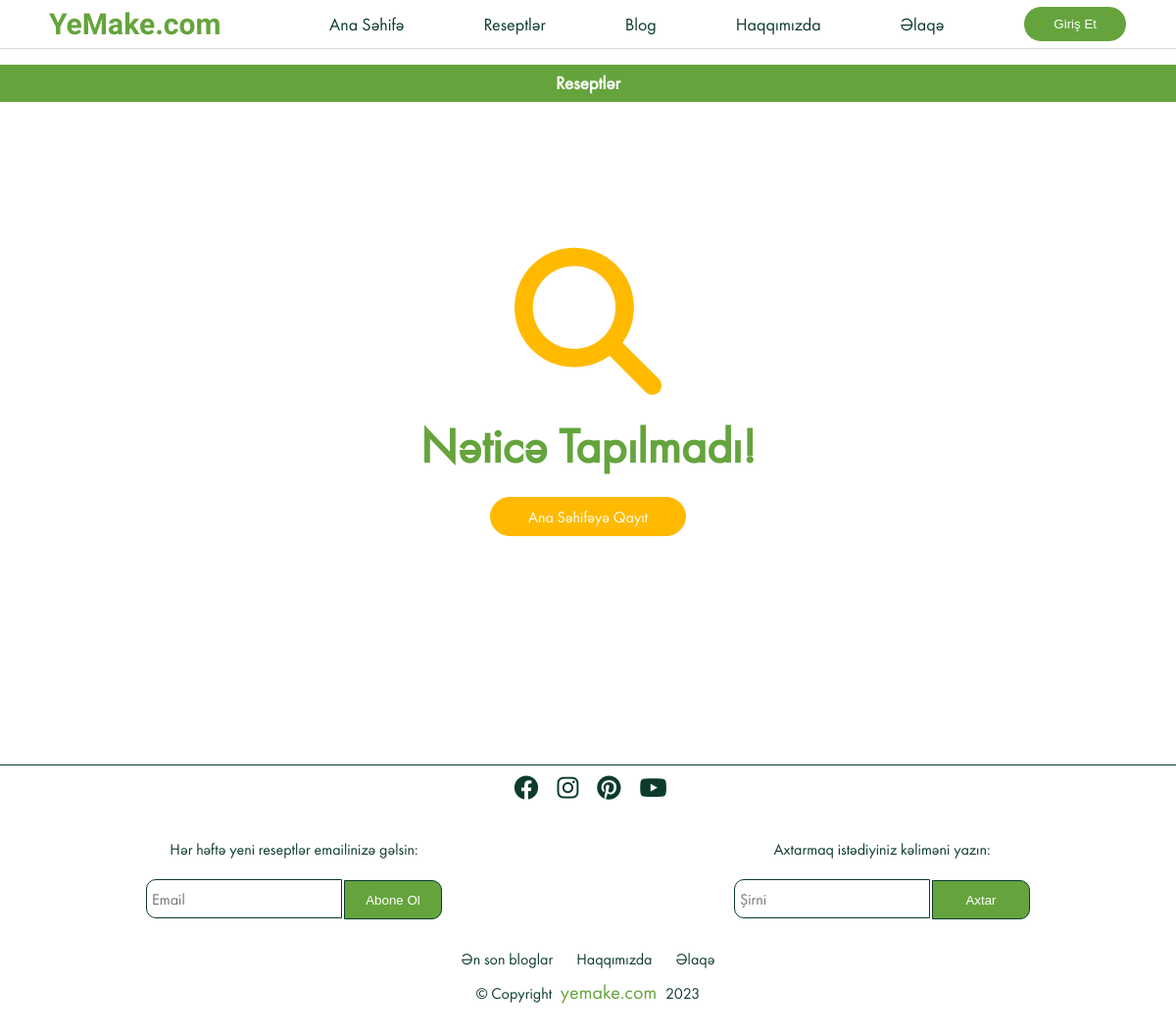
Before: /video-filter/ with the older database file.
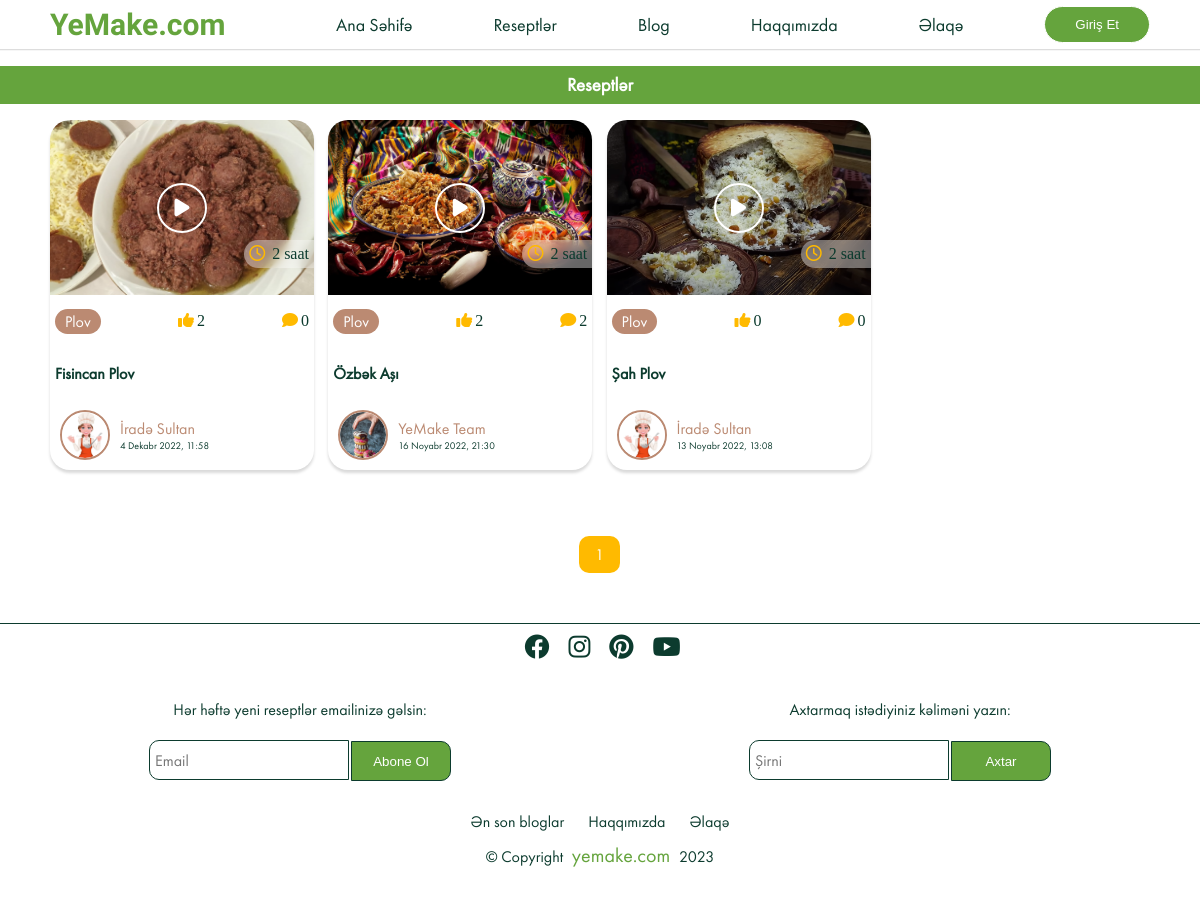
After: the same page with the newer database file.
### recipes/models.py (models this page shows, shortened)
class Blog(models.Model):
    sn = 'saniyə'
    deq = 'dəqiqə'
    s = 'saat'
    g = 'gün'
    TIME_CHOICES = [
        (sn, "saniyə"),
        (deq, 'dəqiqə'),
        (s, 'saat'),
        (g, 'gün'),
    ]
    title = models.CharField(verbose_name="Başlıq",max_length=1500)
    description = QuillField(verbose_name="Açıqlama")
    image=models.ImageField(verbose_name="Şəkil",null=True, blank=True, default='Recipes/default.jpg', upload_to='Recipes')
    isActive=models.BooleanField(verbose_name="Aktivlik",default=False)
    category= models.ForeignKey(Category,verbose_name="Kateqoriya", on_delete=models.CASCADE)
    slug=models.SlugField(editable=False, verbose_name="Slug", null=True, unique=True)
    cook_time=models.IntegerField(verbose_name="Bişirilmə Vaxtı",null=True)
    time=models.CharField(verbose_name="Zaman Ölçüsü",max_length=10, choices=TIME_CHOICES, default=deq, null=True)
    created=models.DateTimeField("Yaradılma Vaxtı",auto_now_add=True, null=True)
    youtube_link=EmbedVideoField("Youtube Linki",null=True, blank=True)
    owner=models.ForeignKey(Profile,verbose_name="Postu Paylaşan", null=True, on_delete=models.SET_NULL)
    class Meta:
        ordering= ["-created"]
        verbose_name="Resept"
        verbose_name_plural="Reseptlər"

class Category(models.Model):
    title=models.CharField(max_length=250)
    image=models.ImageField(null=True,upload_to='Category')
    slug=models.SlugField(editable=False, verbose_name="Slug", null=True, unique=True)
    class Meta:
        verbose_name="Kateqoriya"
        verbose_name_plural="Kateqoriyalar"

class Vote(models.Model):
    owner=models.ForeignKey(Profile, on_delete=models.CASCADE, null=True)
    recipe = models.ForeignKey(Blog, on_delete=models.CASCADE)
    class Meta:
        unique_together=[["owner", "recipe"]]
        verbose_name="Bəyənmə"
        verbose_name_plural="Bəyənmələr"

class Review(models.Model):
    owner=models.ForeignKey(Profile, on_delete=models.CASCADE, null=True)
    recipe = models.ForeignKey(Blog ,on_delete=models.CASCADE)
    body=models.TextField(null=True,blank=False)
    created=models.DateTimeField(auto_now_add=True)
    class Meta:
        ordering=["-created"]
        verbose_name="Şərh"
        verbose_name_plural="Şərhlər"

### users/models.py (models this page shows, shortened)
class Profile(models.Model):
    user=models.OneToOneField(User, on_delete=models.CASCADE, null=True )
    username=models.CharField(max_length=100, null=True, blank=True)
    name=models.CharField(max_length=200, null=True, blank=True)
    email=models.EmailField(max_length=200,null=True,blank=True, unique=True)
    short_info=models.CharField(max_length=200, null=True, blank=True)
    profile_image=models.ImageField(upload_to='Users', null=True, blank=True,default='Users/user-default.jpg')
    cover_image=models.ImageField(upload_to='Users', blank=True, null=True, default='Users/cover.webp')
    slug=models.SlugField( verbose_name="Slug", null=True, unique=True)

### recipes/views.py (the view)
# urls.py: path('video-filter/',views.video_filter, name="recipe-video"),
def video_filter(request):
    video=Blog.objects.filter(youtube_link__isnull=False)
    if video:
        blogs, custom_range=Paginations(request, video)
    else:
        blogs=""
        custom_range=""
    context={
        "blog":blogs,
        "custom_range":custom_range
    }
    return render(request, "recipes/recipes.html",context)

### templates/recipes/recipes.html (shortened to what this page needs)
{% extends 'base.html' %}
{% load static %}
{% block css %}
<link rel="stylesheet" href='{% static '/css/index.css' %}?{% now "U" %}'>
{% endblock  %}
{% block content %}
<h3 class='title'>Reseptlər</h3>
<div class="cards padding-x">
    {% if blog %}
    {% for blog in blog  %}
    {% if blog.isActive %}
    <div class="card">
        {% include 'partials/__recipecard.html' %}
    </div>
    {% endif %}
    {% endfor %}
    {% else %}
    <div class="notfound">
        <p><i class="fa-solid fa-magnifying-glass"></i></p>
        <h1>Nəticə Tapılmadı!</h1>
        <a href="{% url 'index' %}" class="back">Ana Səhifəyə Qayıt</a>
    </div>
    {% endif %}
</div>
{% include "partials/__paginations.html" %}
{% endblock  %}

### templates/base.html (shortened to what this page needs)
{% load static %}
<!DOCTYPE html>
<html lang="az">
<head>
    <link rel="stylesheet" href="https://cdnjs.cloudflare.com/ajax/libs/font-awesome/6.1.2/css/all.min.css"
 />
    <link href="https://unpkg.com/pattern.css" rel="stylesheet">
    <link rel="stylesheet" href="//cdn.jsdelivr.net/npm/alertifyjs@1.13.1/build/css/alertify.min.css" />
    <link rel="stylesheet" href="//cdn.jsdelivr.net/npm/alertifyjs@1.13.1/build/css/themes/default.min.css" />
    <link rel="stylesheet" href='{% static '/css/style.css' %}?{% now "U" %}'>
    {% block css %}{% endblock css %}
</head>
<body class="bg">
    <nav class="padding-x">
        <div class="logo">
            <a href="{% url 'index' %}">
                YeMake.com
            </a>
        </div>
        <ul class="nav-links">
            <li><a href="{% url 'index' %}">Ana Səhifə</a></li>
            <li><a href="{% url 'recipes' %}">Reseptlər</a></li>
            <li><a href="{% url 'blogs' %}">Blog</a></li>
            <li><a href="{% url 'aboutus' %}">Haqqımızda</a></li>
            <li><a href="{% url 'contact' %}">Əlaqə</a></li>
            {% if request.user.is_authenticated  %}
            <li class="notification-bell">
                <div class="notifications">
                    <lord-icon src="https://cdn.lordicon.com/psnhyobz.json" trigger="hover" colors="primary:#ffba00"
                        style="width:32px;height:32px">
                    </lord-icon>
                    <div class="count notification-count">
                        {% if not_count < 10 %}
                        {{not_count}}
                        {% else %}
                        9+
                        {% endif %}
                    </div>
                </div>
            </li>
            <div class="dropdown-notification ">
                <ul>
                    {% if push or active_recipe or active_blog %}
                    {% for recipe in active_recipe %}
                    <a href="{% url 'blogdetails' recipe.post.slug %}">
                        <li><span>{{recipe.post.title}}</span> adlı reseptiniz artıq yayındadır. <em>{{recipe.date}}</em>
                        </li>
                    </a>
                    {% endfor %}
                    {% for blog in active_blog %}
                    <a href="{% url 'blogdetail' blog.post.slug %}">
                        <li><span>{{blog.post.title}}</span> adlı blogunuz artıq yayındadır. <em>{{blog.date}}</em>
                        </li>
                    </a>
                    {% endfor %}
                    {% for notif in push %}
                    {% if notif.notification_type == 1 %}
                    <a href="{% url 'blogdetails' notif.post.slug %}">
                        <li>@{{notif.sender}} adlı istifadəçi <span>{{notif.post.title}}</span> adlı reseptinizi bəyəndi <em>{{notif.date}}</em>
                        </li>
                    </a>
                    {% elif notif.notification_type == 2 %}
                    <a href="{% url 'blogdetails' notif.post.slug %}">
                        <li>@{{notif.sender}} adlı istifadəçi <span>{{notif.post.title}}</span> adlı reseptinizə şərh
                            yazdı. <em>{{notif.date}}</em>
                        </li>
                    </a>
                    {% endif %}
                    {% endfor %}
                    {% else %}
                    <li>Yeni bildiriş yoxdur!</li>
                    {% endif %}
                </ul>
            </div>
            <li class="profile-nav">
                <div class="profile-go">
                    {% if user.profile.profile_image %}
                    <img src="{{user.profile.profile_image.url}}" alt="">
                    {% else %}
                    <img src="{% static 'image/user-default.jpg' %}" alt="">
                    {% endif %}
                    <p>{{user.profile.name}}</p>
                </div>
            </li>
            <div class="dropdown">
                <ul>
                    <a href="{% url 'profile' user.profile.slug %}">
                        <li>
                            <lord-icon src="https://cdn.lordicon.com/hbvyhtse.json" trigger="hover"
                                colors="primary:#fff" style="width:32px;height:32px">
                            </lord-icon> Profil
                        </li>
                    </a>
                    <a href="{% url 'edit-account' %}">
                        <li>
                            <lord-icon src="https://cdn.lordicon.com/hwuyodym.json" trigger="hover"
                                colors="primary:#fff" style="width:32px;height:32px">
                            </lord-icon>
                            Tənzimləmələr
                        </li>
                    </a><a href="{% url 'signout' %}">
                        <li>
                            <lord-icon src="https://cdn.lordicon.com/nhfyhmlt.json" trigger="hover"
                                colors="primary:#fff" style="width:32px;height:32px">
                            </lord-icon> Çıxış
                        </li>
                    </a>
                </ul>
            </div>
            {% else %}
            <a href="{% url 'signin' %}">
                <li><button class="join-button">Giriş Et</button></li>
            </a>
            {% endif %}
        </ul>
    </nav>
    {% block content %}
    {% endblock  %}
    <footer>
        <div class="footer">
            <div class="icons">
                <a href="#"><i class="fab fa-facebook"></i></a>
                <a href="#"><i class="fab fa-instagram"></i></a>
                <a href="#"><i class="fab fa-pinterest"></i></a>
                <a href="#"><i class="fab fa-youtube"></i></a>
            </div>
            <div class="input">
                <form class="subscribe" action="{% url 'subscribe' %}" method="POST">
                    <h4>Hər həftə yeni reseptlər emailinizə gəlsin:</h4>
                    <input type="email" placeholder="Email" name="email">
                    <button>Abone Ol</button>
                </form>
                <div class="search">
                    <h4>Axtarmaq istədiyiniz kəliməni yazın:</h4>
                    <form action="{% url 'recipes' %}" method="get" id="searchForm">
                        <input type='text' id="search" class="searchbar" placeholder="Axtar" name="search_query" />
                        <button type="submit" id="searchbarsubmit">Axtar</button>
                    </form>
                </div>
            </div>
            <div class="footer-nav">
                <a href="{% url 'blogs' %}">Ən son bloglar</a>
                <a href="{% url 'aboutus' %}">Haqqımızda</a>
                <a href="{% url 'contact' %}">Əlaqə</a>
            </div>
        </div>
        <div class="copyright">
            <p>© Copyright <a href="{% url 'index' %}">yemake.com</a> {% now "Y" as current_year %}{{ current_year }}
            </p>
        </div>
    </footer>
</body>
</html>

### templates/partials/__recipecard.html (shortened to what this page needs)
<div class="post-card">
    <div class="img">
        {% if blog.youtube_link %}
        <div class="play"><i class="fa-solid fa-play"></i></div>
        {% endif %}
        <img src="{{blog.image.url}}" alt="">
    </div>
    <div class="category">
        <a href="{% url 'recipe-category' blog.category.slug %}">
            <div class="post-category">
                <p>{{blog.category.title}}</p>
            </div>
        </a>
        <div class="time-cook"><i class="fa-regular fa-clock"></i> {{blog.cook_time}} {{blog.time}}</div>
        <div class="stars"><i class="fa-solid fa-thumbs-up"></i>{{blog.vote_set.all | length }}</div>
        <div class="comment"><i class="fa-solid fa-comment"></i>{{blog.review_set.all | length}}</div>
    </div>
    <div class="title"><a href="{% url 'blogdetails' blog.slug %}">
            <h4>{{blog.title | truncatechars:50}}</h4>
        </a>
    </div>
    <a href="{% if blog.owner.id == user.profile.id %} {% url 'profile' user.profile.slug %} {% else %} {% url 'Account' blog.owner.slug %} {% endif %}"
        class="profile">
        <div class="profile">
            <div class="profile-photo">
                {% if blog.owner.profile_image %}
                <img src="{{blog.owner.profile_image.url}}" alt="">
                {% endif %}
            </div>
            <div class="name-date">
                <p class="name">{{blog.owner.name}}</p>
                <p class="date">{{blog.created}}</p>
            </div>
        </div>
    </a>
</div>

### templates/partials/__paginations.html (shortened to what this page needs)
<div class="pagination">
  {% for page in custom_range %}
  {% if page == blog.number %}
  <a href="?page={{ page }}{% if search_query %}&search_query={{ search_query }}{% endif %}" class="active page-link"
    data-page="{{page}}">{{page}}</a>
  {% else %}
  <a href="?page={{ page }}{% if search_query %}&search_query={{ search_query }}{% endif %}" class="page-link"
    data-page="{{page}}">{{page}}</a>
  {% endif %}
  {% endfor %}
</div>

Changed rows visible on the page:
added Blog: image (placeholder picture), category "Plov", cook_time "2", time "saat", vote_set.all|length "2", review_set.all|length "0", title "Fisincan Plov", owner.profile_image (picture), owner.name "İradə Sultan", created "4 Dekabr 2022, 11:58"
added Blog: image (picture), category "Plov", cook_time "2", time "saat", vote_set.all|length "2", review_set.all|length "2", title "Özbək Aşı", owner.profile_image (picture), owner.name "YeMake Team", created "16 Noyabr 2022, 21:30"
added Blog: image (picture), category "Plov", cook_time "2", time "saat", vote_set.all|length "0", review_set.all|length "0", title "Şah Plov", owner.profile_image (picture), owner.name "İradə Sultan", created "13 Noyabr 2022, 13:08"
Other visible differences:
new list line: "1"
text no longer shown: "Nəticə Tapılmadı! Ana Səhifəyə Qayıt"
